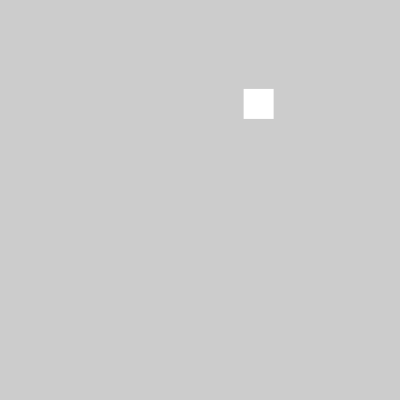
Frame 1 (no input)
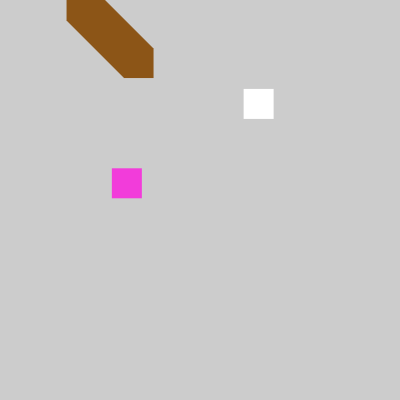
Frame 60 (the mouse pressed at the canvas centre just before this capture)
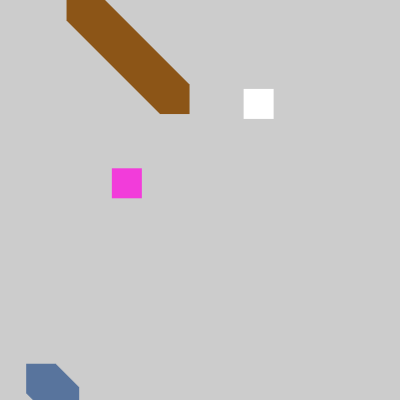
Frame 120 (the mouse held since frame 60 and released just before this capture)

The Processing sketch that drew these frames (run headless with seeded random() and noise(); from frame 60 on, the mouse is pressed at the canvas centre):

// Processing sketch: sketch__16_1
// ── sketch__16_1.pde
//THIS SKETCH RANDOMLY TRANSLATES RANDOMLY COLOURED 
//RECTANGLES AND DRAGS THEM FOR A DISTANCE BEFORE 
//TRANSLATING THEM TO ANOTHER RANDOM LOCATION ON THE SCREEN

float moveX=random(400);
float moveY=random(400);

void setup()
{ frameRate(1200);
  size(400, 400);
  rectMode(CENTER);
  noStroke();
}

void draw()
{ 
  translate(moveX,moveY);
  rect(0, 0, 30, 30);
  
  moveX++;
  moveY++;

  if ((moveX>100)&&(moveY>100))
  { fill(random(255),random(255),random(255));
    moveX=random(400);
    moveY=random(400);
  }
}
